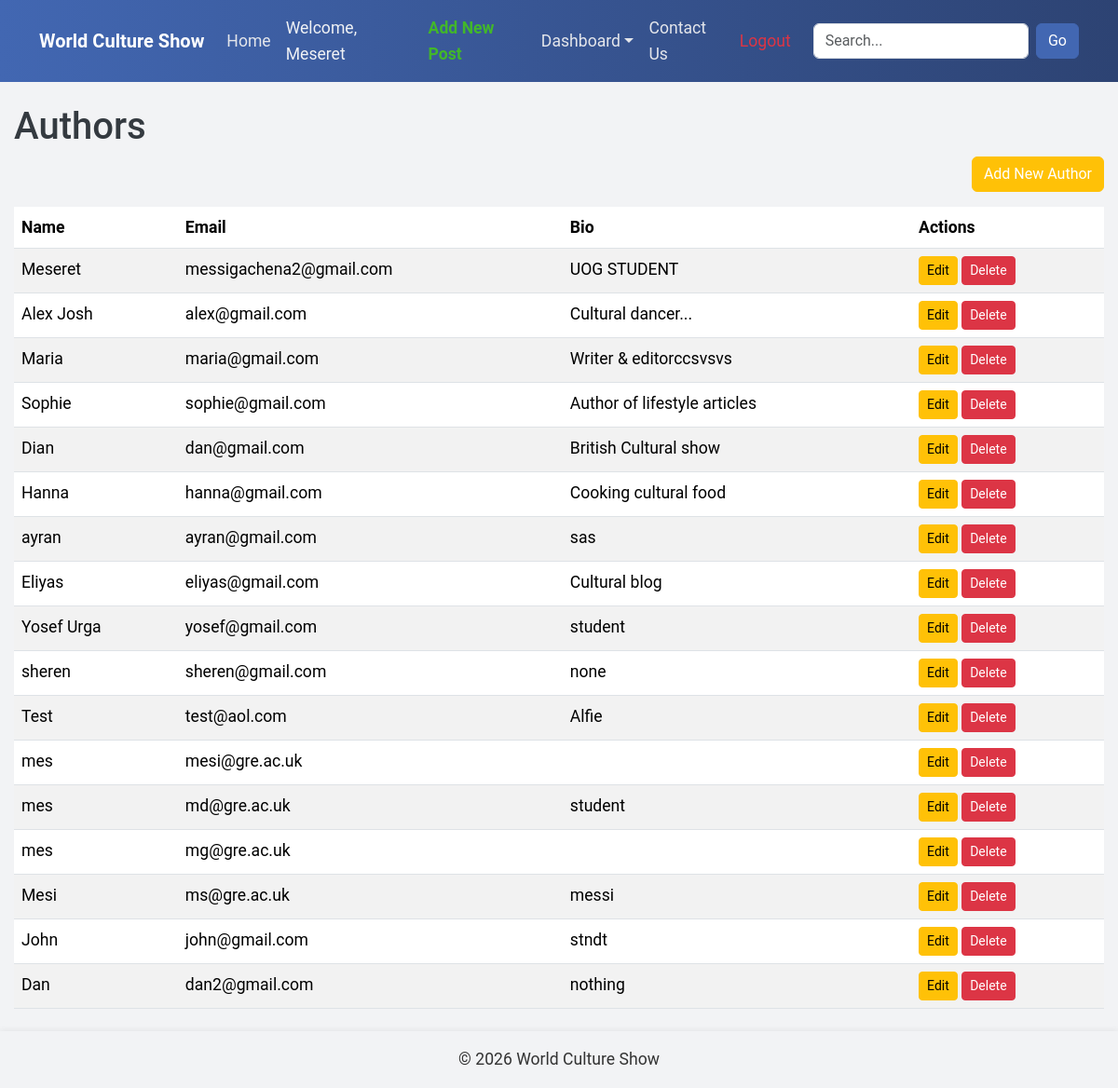
The app's page /index.php?controller=post&action=authors (signed in) with its own data.
### tables this page shows
CREATE TABLE `authors` (
  `id` int(11) NOT NULL,
  `name` varchar(100) NOT NULL,
  `email` varchar(100) DEFAULT NULL,
  `bio` text DEFAULT NULL,
  `reset_token` varchar(255) DEFAULT NULL,
  `token_expiry` datetime DEFAULT NULL,
  `password` varchar(255) DEFAULT NULL,
  `created_at` datetime DEFAULT NULL
);

### index.php (called while the page is built, shortened)
<?php
function loadTemplate(string $templateFileName, array $variables = []): string
{
    extract($variables);
    include 'templates/' . $templateFileName;
    return ob_get_clean();
}
try {
    include 'includes/DatabaseConnection.php';
    include 'classes/DatabaseTable.php';
    $postsTable = new DatabaseTable($pdo, 'posts', 'id');
    $authorsTable = new DatabaseTable($pdo, 'authors', 'id');
    $categoriesTable = new DatabaseTable($pdo, 'categories', 'id');
    $commentsTable = new DatabaseTable($pdo, 'comments', 'id');
    $contactTable = new DatabaseTable($pdo, 'contact', 'id');
    $authentication = new Authentication($authorsTable, 'email', 'password');
    $postController = new PostController(
        postsTable: $postsTable,
        authorsTable: $authorsTable,
        categoriesTable: $categoriesTable,
        authentication: $authentication,
        commentsTable: $commentsTable,
        contactTable: $contactTable
    );
    $authorController = new AuthorController($authorsTable);
    $loginController = new Login($authentication);
    $contactController = new ContactController($contactTable, $authentication);
    $controllerName = $_GET['controller'] ?? 'post';
    $action = $_GET['action'] ?? 'home';
    $controllers = [
        'post' => $postController,
        'author' => $authorController,
        'login' => $loginController,
        'contact' => $contactController
    ];
    $controller = $controllers[$controllerName];
    $page = $controller->$action();
    $variables = $page['variables'] ?? [];
    $output = loadTemplate($page['template'], $variables);
} catch (PDOException $e) {
    $title = 'Database Error';
    $output = 'A database error occurred: ' . htmlspecialchars($e->getMessage());
} catch (Exception $e) {
    $title = 'Application Error';
    $output = 'An error occurred: ' . htmlspecialchars($e->getMessage());
}
include 'templates/layout.html.php';

### DatabaseTable.php (called while the page is built, shortened)
<?php
class DatabaseTable
{
    private PDO $pdo;
    private string $table;
    public function __construct(PDO $pdo, string $table, string $primaryKey)
    {
        $this->pdo = $pdo;
        $this->table = $table;
    }
    public function findAll(): array
    {
        if ($this->table === 'posts') {
            $stmt = $this->pdo->prepare('SELECT * FROM `' . $this->table . '` ORDER BY post_date DESC, id DESC');
        } else {
            $stmt = $this->pdo->prepare('SELECT * FROM `' . $this->table . '`');
        }
        $stmt->execute();
        return $stmt->fetchAll(PDO::FETCH_ASSOC);
    }
}

### PostController.php (called while the page is built, shortened)
<?php
class PostController
{
    public function authors(): array
    {
        return [
            'template' => 'authors.html.php',
            'title' => 'Authors',
            'variables' => [
                'authors' => $this->authorsTable->findAll(),
                'is_logged_in' => $this->authentication->isLoggedIn()
            ]
        ];
    }
}
?>

### authors.html.php (the view, shortened to what this page needs)
<?php
$authors = $authors ?? [];
$is_logged_in = $is_logged_in ?? false;
?>
<h1>Authors</h1>
<?php if ($is_logged_in): ?>
    <div class="mb-3 text-end">
        <a href="index.php?controller=post&action=addAuthor" class="btn btn-success">Add New Author</a>
    </div>
<?php endif; ?>
<?php if (!empty($authors)): ?>
    <table class="table table-striped">
        <thead>
            <tr>
                <th>Name</th>
                <th>Email</th>
                <th>Bio</th>
                <?php if ($is_logged_in): ?>
                    <th>Actions</th>
                <?php endif; ?>
            </tr>
        </thead>
        <tbody>
            <?php foreach ($authors as $author): ?>
                <tr>
                    <td><?= htmlspecialchars($author['name'] ?? '') ?></td>
                    <td><?= htmlspecialchars($author['email'] ?? '') ?></td>
                    <td><?= htmlspecialchars($author['bio'] ?? '') ?></td>
                    <?php if ($is_logged_in): ?>
                        <td>
                            <a href="index.php?controller=post&action=addAuthor&id=<?= $author['id'] ?>"
                                class="btn btn-warning btn-sm">Edit</a>
                            <form method="post" action="index.php?controller=post&action=deleteAuthor" style="display:inline-block;"
                                onsubmit="return confirm('Are you sure you want to delete this author?');">
                                <button type="submit" class="btn btn-danger btn-sm">Delete</button>
                            </form>
                        </td>
                    <?php endif; ?>
                </tr>
            <?php endforeach; ?>
        </tbody>
    </table>
<?php else: ?>
    <p class="alert alert-info">No authors found.</p>
<?php endif; ?>

### script.css (style rules this page uses)
:root { --primary: #4a4f54; --secondary: #ffc107; --bg: #f8f9fa; --text: #343a40; --card-bg: #ffffff; --card-shadow: rgba(0, 0, 0, 0.1); }
body { background-color: var(--bg); color: var(--text); font-family: 'Inter', 'Segoe UI', Tahoma, Geneva, Verdana, sans-serif; font-size: 1.1em; line-height: 1.6; }
a { color: var(--primary); text-decoration: none; transition: color 0.3s, transform 0.2s; }
.btn-success { background-color: var(--secondary); border-color: var(--secondary); }

### layout.html.php (style rules this page uses)
body { font-family: 'Roboto', sans-serif; background-color: #f2f3f5; }

### records on screen
authors: name "Meseret", email "messigachena2@gmail.com", bio "UOG STUDENT"
authors: name "Alex Josh", email "alex@gmail.com", bio "Cultural dancer..."
authors: name "Maria", email "maria@gmail.com", bio "Writer & editorccsvsvs"
authors: name "Sophie", email "sophie@gmail.com", bio "Author of lifestyle articles"
authors: name "Dian", email "dan@gmail.com", bio "British Cultural show"
authors: name "Hanna", email "hanna@gmail.com", bio "Cooking cultural food"
authors: name "ayran", email "ayran@gmail.com", bio "sas"
authors: name "Eliyas", email "eliyas@gmail.com", bio "Cultural blog"
authors: name "Yosef Urga", email "yosef@gmail.com", bio "student"
authors: name "sheren", email "sheren@gmail.com", bio "none"
authors: name "Test", email "test@aol.com", bio "Alfie"
authors: name "mes", email "mesi@gre.ac.uk"
authors: name "mes", email "md@gre.ac.uk", bio "student"
authors: name "mes", email "mg@gre.ac.uk"
authors: name "Mesi", email "ms@gre.ac.uk", bio "messi"
authors: name "John", email "john@gmail.com", bio "stndt"
authors: name "Dan", email "dan2@gmail.com", bio "nothing"

### other values on screen
$authorName "Meseret"
